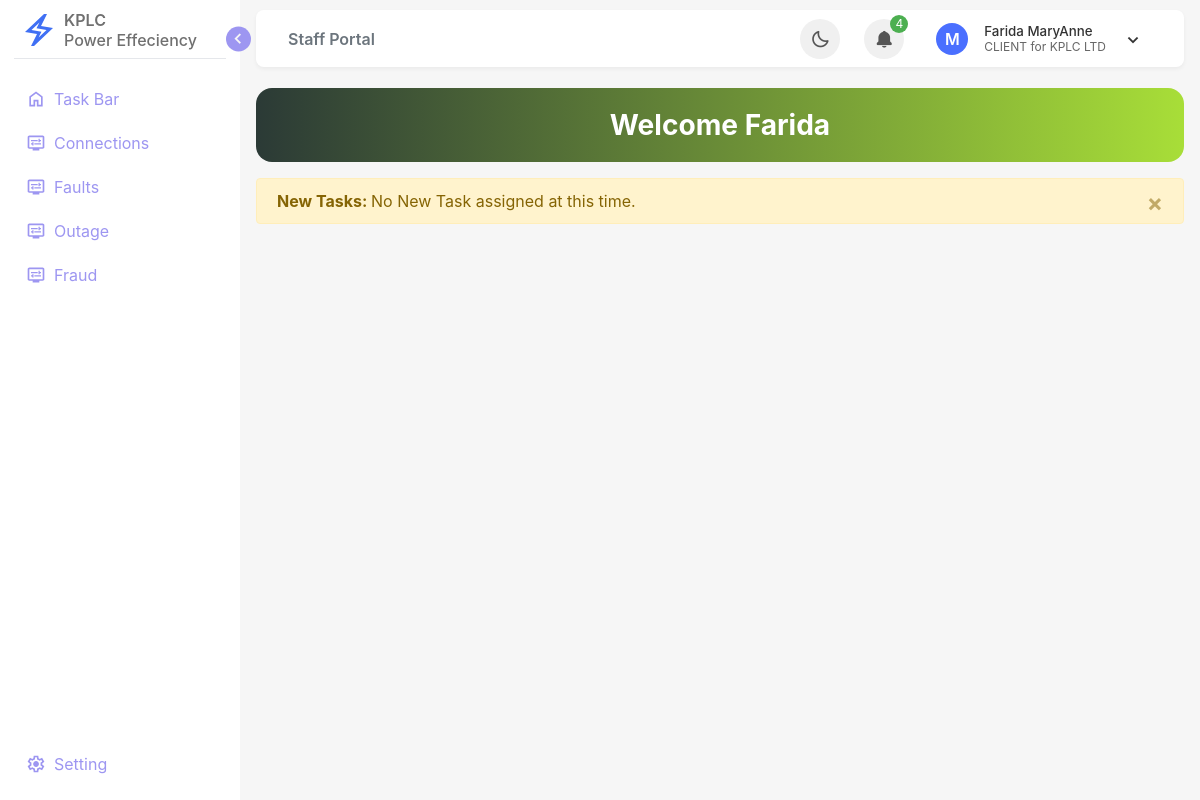
Screenshot of /staff/staff_dashboard.php (signed in) with the database file from the repository.
### tables this page shows
CREATE TABLE `users` (
  `seq_id` int(11) NOT NULL,
  `user_id` varchar(20) NOT NULL,
  `first_name` varchar(50) NOT NULL,
  `last_name` varchar(50) NOT NULL,
  `date_of_birth` date NOT NULL,
  `gender` enum('Male','Female','Other') NOT NULL,
  `email` varchar(100) NOT NULL,
  `mobile_number` varchar(15) NOT NULL,
  `national_id` varchar(20) NOT NULL,
  `county` varchar(50) NOT NULL,
  `town` varchar(50) NOT NULL,
  `connection_type` varchar(50) NOT NULL,
  `password_hash` varchar(255) NOT NULL,
  `role` enum('CLIENT','ADMIN','STAFF') NOT NULL DEFAULT 'CLIENT',
  `created_at` timestamp NOT NULL DEFAULT current_timestamp(),
  `updated_at` timestamp NOT NULL DEFAULT current_timestamp() ON UPDATE current_timestamp()
);

### staff/staff_dashboard.php (the view, shortened to what this page needs)
<?php
include('../config/config.php');
$user_id = $_SESSION['user_id'];
$query = "SELECT * FROM users WHERE user_id = ?";
$stmt = $mysqliObj->prepare($query);
$stmt->bind_param('s', $user_id);
$stmt->execute();
$result = $stmt->get_result();
while ($obj = $result->fetch_object()) {
?>
    <!DOCTYPE html>
    <html lang="en">
    <?php include("includes/head.php"); ?>
    <body>
        <?php include("includes/sidebar.php"); ?>
        <?php include("includes/topbar.php"); ?>
        <main class="main-section">
            <section class="main-section-wrapper">
                <section class="welcome-section">
                    <h1> Welcome <?php echo $obj->first_name; ?> </h1>
                </section>
                <?php
                if (isset($_SESSION['notification_message'])) {
                    $notification = json_decode($_SESSION['notification_message'], true);
                    $staff_id = $notification['staff_id'];
                    $connection_id = $notification['connection_id'];
                    $message = $notification['message'];
                    if ($staff_id === $obj->user_id) {
                ?>
                        <div class="alert alert-warning alert-dismissible fade show" role="alert">
                            <strong>New Tasks: </strong> <?php echo $message; ?>
                            <button type="button" class="close" data-dismiss="alert" aria-label="Close">
                                <span aria-hidden="true">&times;</span>
                            </button>
                        </div>
                    <?php
                    }
                    unset($_SESSION['notification_message']);
                } else {
                    ?>
                    <div class="alert alert-warning alert-dismissible fade show" role="alert">
                        <strong>New Tasks: </strong> No New Task assigned at this time.
                        <button type="button" class="close" data-dismiss="alert" aria-label="Close">
                            <span aria-hidden="true">&times;</span>
                        </button>
                    </div>
                <?php
                }
                ?>
            </section>
        </main>
    </body>
    </html>
<?php
}
?>

### staff/includes/sidebar.php (shortened to what this page needs)
<aside class="sidebar">
    <header class="sidebar-header">
        <div class="logo-wrapper">
            <span class="image">
                <?php
                $base_url = '/KPLC_1/';
                ?>
                <img src="<?php echo $base_url; ?>assets/Images/logo.svg" alt="">
            </span>
            <div class="brand">
                <span class="name">KPLC</span>
                <span class="slogan">Power Effeciency</span>
            </div>
        </div>
        <button id="toggle-sidebar">
            <i class="bx bx-chevron-right toggle"></i>
        </button>
    </header>
    <nav class="sidebar-nav">
        <ul class="sidebar-top-menu">
            <li class="nav-item">
                <a href="../staff/staff_dashboard.php" class="nav-link">
                    <svg xmlns="http://www.w3.org/2000/svg" viewBox="0 -960 960 960">
                        <path
                            d="M240-200h120v-240h240v240h120v-360L480-740 240-560v360Zm-80 80v-480l320-240 320 240v480H520v-240h-80v240H160Zm320-350Z" />
                    </svg>
                    <span class="text">Task Bar</span>
                </a>
            </li>
            <li class="nav-item">
                <div class="drop-item">
                    <a href="connections.php" class="nav-link dropmenu-link">
                        <span class="text">Connections</span>
                    </a>
                </div>
            </li>
            <li class="nav-item">
                <div class="drop-item">
                    <a href="faults.php" class="nav-link dropmenu-link">
                        <span class="text">Faults</span>
                    </a>
                </div>
            </li>
            <li class="nav-item">
                <div class="drop-item">
                    <a href="outage.php" class="nav-link dropmenu-link">
                        <span class="text">Outage</span>
                    </a>
                </div>
            </li>
            <li class="nav-item">
                <div class="drop-item">
                    <a href="frauds.php" class="nav-link dropmenu-link">
                        <span class="text">Fraud</span>
                    </a>
                </div>
            </li>
        </ul>
        <ul class="sidebar-bottom-menu">
            <li class="nav-item">
                <a href="" class="nav-link">
                    <span class="text">Setting</span>
                </a>
            </li>
        </ul>
    </nav>
</aside>

### staff/includes/topbar.php (shortened to what this page needs)
<header class="top-bar">
    <ol class="breadcrumb">
        <li class="breadcrumb-item active" aria-current="page"><a href="">Staff Portal</a></li>
    </ol>
    <nav class="top-bar-nav">
        <button type="button" class="theme-toggle-btn" aria-label="Toggle theme">
            <i id="lights" class="bx bx-moon"></i>
        </button>
        <div class="notifications">
            <button class="notification-btn" aria-label="View notifications" type="button">
                <i class="bx bxs-bell"></i>
                <span class="badge">4</span>
            </button>
        </div>
        <div class="user-profile">
            <button type="button" class="user-profile-btn">
                <span class="avatar">M</span>
                <div class="user-info">
                    <span><?php echo $obj->first_name, ' ',  $obj->last_name; ?></span>
                    <span><?php echo $obj->role, ' '; ?> for KPLC LTD</span>
                </div>
                <i class="bx bx-chevron-down"></i>
            </button>
        </div>
    </nav>
</header>

### rows the page displays
users: first_name "Farida", last_name "MaryAnne", role "CLIENT"
